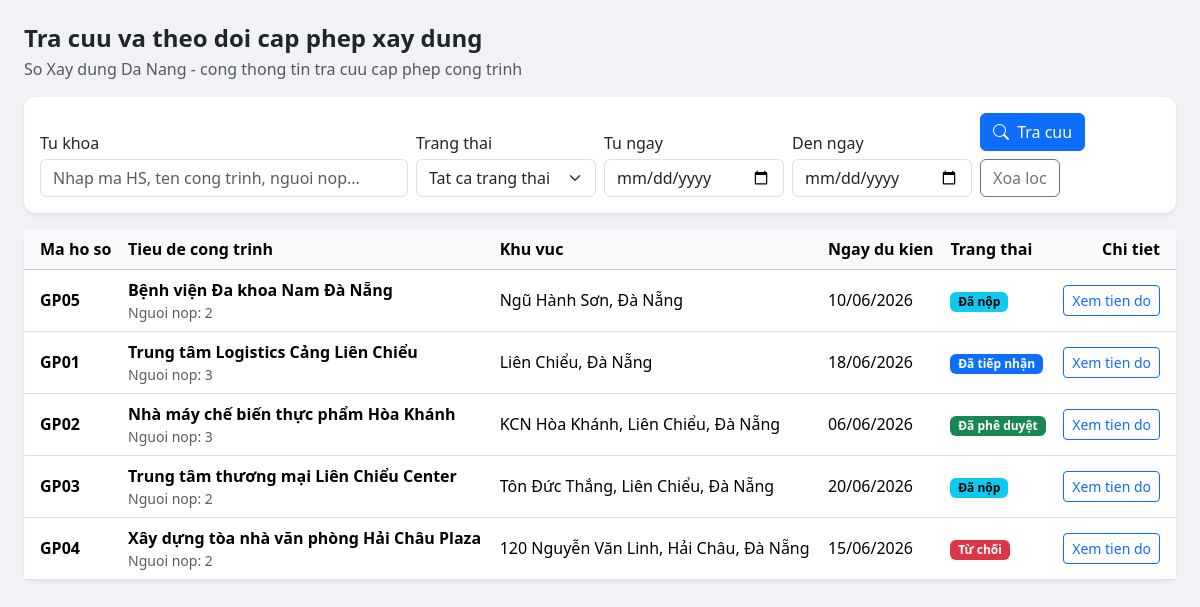
Screenshot of /permits/ with the database file from the repository.
### permits/models.py (models this page shows, shortened)
class ConstructionPermit(models.Model):
    STATUS_CHOICES = [
        ('draft','Nháp'),('submitted','Đã nộp'),('received','Đã tiếp nhận'),
        ('reviewing','Đang xét duyệt'),('additional_required','Cần bổ sung'),
        ('approved','Đã phê duyệt'),('rejected','Từ chối'),
        ('construction','Đang thi công'),('completed','Hoàn thành'),
        ('suspended','Tạm dừng'),
    ]
    permit_number = models.CharField('Số giấy phép', max_length=50, blank=True)
    title = models.CharField('Tiêu đề', max_length=300)
    description = models.TextField('Mô tả công trình')
    applicant = models.ForeignKey(User, on_delete=models.CASCADE, related_name='permit_applications')
    contractor_name = models.CharField('Tên nhà thầu', max_length=200, blank=True)
    location = models.CharField('Địa điểm thi công', max_length=300)
    latitude = models.FloatField(null=True, blank=True)
    longitude = models.FloatField(null=True, blank=True)
    start_date = models.DateField('Ngày bắt đầu', null=True, blank=True)
    end_date = models.DateField('Ngày kết thúc', null=True, blank=True)
    status = models.CharField('Trạng thái', max_length=25, choices=STATUS_CHOICES, default='draft')
    rejection_reason = models.TextField('Lý do từ chối', blank=True)
    additional_required = models.TextField('Yêu cầu bổ sung', blank=True)
    violation_warning = models.TextField('Cảnh báo vi phạm', blank=True)
    assigned_reviewer = models.ForeignKey(User, on_delete=models.SET_NULL, null=True, blank=True, related_name='reviewing_permits')
    approved_by = models.ForeignKey(User, on_delete=models.SET_NULL, null=True, blank=True, related_name='approved_permits')
    impact_assessment = models.TextField('Đánh giá tác động hạ tầng', blank=True)
    progress_report = models.TextField('Báo cáo tiến độ', blank=True)
    created_at = models.DateTimeField(auto_now_add=True)
    updated_at = models.DateTimeField(auto_now=True)
    issued_at = models.DateTimeField(null=True, blank=True)
    class Meta:
        verbose_name = 'Giấy phép thi công'
        verbose_name_plural = 'Giấy phép thi công'
        ordering = ['-created_at']

### permits/views.py (the view)
# urls.py: path('', views.PermitListView.as_view(), name='list'),
class PermitListView(ListView):
    model = ConstructionPermit
    template_name = "permits/list.html"
    context_object_name = "permits"
    paginate_by = 12
    def get_queryset(self):
        queryset = ConstructionPermit.objects.select_related("applicant").order_by("-created_at")
        keyword = self.request.GET.get("q", "").strip()
        status = self.request.GET.get("status", "").strip()
        date_from_raw = self.request.GET.get("date_from", "").strip()
        date_to_raw = self.request.GET.get("date_to", "").strip()
        user = self.request.user
        is_staff_user = user.is_authenticated and (
            user.is_superuser or getattr(user, "is_staff_member", False) or user.is_staff
        )
        if is_staff_user:
            queryset = queryset.exclude(status="draft")
        elif user.is_authenticated:
            queryset = queryset.filter(applicant=user)
        else:
            queryset = queryset.filter(status__in=PUBLIC_STATUSES)
        if keyword:
            queryset = queryset.filter(
                Q(permit_number__icontains=keyword)
                | Q(title__icontains=keyword)
                | Q(applicant__username__icontains=keyword)
            )
        if status:
            queryset = queryset.filter(status=status)
        date_from = parse_date(date_from_raw) if date_from_raw else None
        date_to = parse_date(date_to_raw) if date_to_raw else None
        if date_from:
            queryset = queryset.filter(start_date__gte=date_from)
        if date_to:
            queryset = queryset.filter(start_date__lte=date_to)
        return queryset
    def get_context_data(self, **kwargs):
        context = super().get_context_data(**kwargs)
        context["page_title"] = "Tra cuu va theo doi cap phep xay dung"
        context["search_query"] = self.request.GET.get("q", "")
        context["status_choices"] = ConstructionPermit.STATUS_CHOICES
        context["selected_status"] = self.request.GET.get("status", "")
        context["date_from"] = self.request.GET.get("date_from", "")
        context["date_to"] = self.request.GET.get("date_to", "")
        query_params = self.request.GET.copy()
        query_params.pop("page", None)
        context["current_filters"] = query_params.urlencode()
        context["status_classes"] = {
            "draft": "text-bg-secondary",
            "submitted": "text-bg-info",
            "reviewing": "text-bg-warning",
            "approved": "text-bg-success",
            "rejected": "text-bg-danger",
            "received": "text-bg-primary",
            "additional_required": "text-bg-warning",
            "construction": "text-bg-primary",
            "completed": "text-bg-success",
            "suspended": "text-bg-dark",
        }
        return context

### urban_infra/context_processors.py (called while the page is built)
def global_context(request):
    context = {
        'SYSTEM_NAME': settings.SYSTEM_NAME,
        'SYSTEM_SHORT_NAME': settings.SYSTEM_SHORT_NAME,
        'SYSTEM_VERSION': settings.SYSTEM_VERSION,
    }
    if request.user.is_authenticated:
        from notifications.models import Notification
        context['unread_count'] = Notification.objects.filter(
            recipient=request.user, is_read=False
        ).count()
    return context

### permits/templates/permits/list.html (shortened to what this page needs)
{% extends "base.html" %}
{% block content %}
    <div class="d-flex flex-wrap justify-content-between align-items-center gap-2 mb-3">
        <div>
            <h4 class="fw-bold mb-1">{{ page_title }}</h4>
            <p class="text-muted mb-0">So Xay dung Da Nang - cong thong tin tra cuu cap phep cong trinh</p>
        </div>
    </div>
    <div class="card border-0 shadow-sm mb-3">
        <div class="card-body">
            <form method="get" class="row g-2 align-items-end">
                <div class="col-12 col-md-6 col-lg-4">
                    <label for="q" class="form-label mb-1">Tu khoa</label>
                    <input id="q"
                           type="text"
                           name="q"
                           class="form-control"
                           value="{{ request.GET.q|default:'' }}"
                           placeholder="Nhap ma HS, ten cong trinh, nguoi nop..." />
                </div>
                <div class="col-12 col-md-6 col-lg-2">
                    <label for="status" class="form-label mb-1">Trang thai</label>
                    <select id="status" name="status" class="form-select">
                        <option value="">Tat ca trang thai</option>
                    </select>
                </div>
                <div class="col-12 col-md-6 col-lg-2">
                    <label for="date_from" class="form-label mb-1">Tu ngay</label>
                    <input id="date_from"
                           type="date"
                           name="date_from"
                           class="form-control"
                           value="{{ request.GET.date_from|default:'' }}" />
                </div>
                <div class="col-12 col-md-6 col-lg-2">
                    <label for="date_to" class="form-label mb-1">Den ngay</label>
                    <input id="date_to"
                           type="date"
                           name="date_to"
                           class="form-control"
                           value="{{ request.GET.date_to|default:'' }}" />
                </div>
                <div class="col-12 col-lg-2 d-flex gap-2 flex-wrap">
                    <button type="submit" class="btn btn-primary">
                        <i class="bi bi-search me-1"></i> Tra cuu
                    </button>
                    <a href="{% url 'permits:list' %}" class="btn btn-outline-secondary">Xoa loc</a>
                </div>
            </form>
        </div>
    </div>
    <div class="card border-0 shadow-sm">
        <div class="card-body p-0">
            <div class="table-responsive">
                <table class="table table-hover align-middle mb-0">
                    <thead class="table-light">
                        <tr>
                            <th class="ps-3">Ma ho so</th>
                            <th>Tieu de cong trinh</th>
                            <th>Khu vuc</th>
                            <th>Ngay du kien</th>
                            <th>Trang thai</th>
                            <th class="text-end pe-3">Chi tiet</th>
                        </tr>
                    </thead>
                    <tbody>
                        {% for permit in permits %}
                            <tr>
                                <td class="ps-3 fw-semibold">{{ permit.permit_number|default:"Dang cap so" }}</td>
                                <td>
                                    <div class="fw-semibold">{{ permit.title }}</div>
                                    <div class="small text-muted">Nguoi nop: {{ permit.applicant_id }}</div>
                                </td>
                                <td>{{ permit.location|default:"Da Nang" }}</td>
                                <td>
                                    {% if permit.start_date %}
                                        {{ permit.start_date|date:"d/m/Y" }}
                                    {% else %}
                                        <span class="text-muted">Chua xac dinh</span>
                                    {% endif %}
                                </td>
                                <td>
                                    <span class="badge {% if permit.status == 'draft' %}text-bg-secondary {% elif permit.status == 'submitted' %}text-bg-info {% elif permit.status == 'reviewing' or permit.status == 'additional_required' %}text-bg-warning {% elif permit.status == 'approved' or permit.status == 'completed' %}text-bg-success {% elif permit.status == 'rejected' %}text-bg-danger {% elif permit.status == 'received' or permit.status == 'construction' %}text-bg-primary {% elif permit.status == 'suspended' %}text-bg-dark {% else %}text-bg-secondary {% endif %}">
                                        {{ permit.get_status_display }}
                                    </span>
                                </td>
                                <td class="text-end pe-3">
                                    <a href="{% url 'permits:detail' permit.pk %}"
                                       class="btn btn-outline-primary btn-sm">Xem tien do</a>
                                </td>
                            </tr>
                        {% endfor %}
                    </tbody>
                </table>
            </div>
        </div>
    </div>
{% endblock %}

### templates/base.html (style rules this page uses)
:root { --sidebar-width: 260px; --sidebar-bg: #1a2332; --sidebar-hover: #2c3e55; }
body { font-family: 'Segoe UI', sans-serif; background: #f0f2f5; }
.card { border: none; border-radius: 12px; box-shadow: 0 2px 8px rgba(0,0,0,.06); }

### rows the page displays
ConstructionPermit: permit_number "GP05", title "Bệnh viện Đa khoa Nam Đà Nẵng", applicant_id "2", location "Ngũ Hành Sơn, Đà Nẵng", start_date "10/06/2026", status "Đã nộp"
ConstructionPermit: permit_number "GP01", title "Trung tâm Logistics Cảng Liên Chiểu", applicant_id "3", location "Liên Chiểu, Đà Nẵng", start_date "18/06/2026", status "Đã tiếp nhận"
ConstructionPermit: permit_number "GP02", title "Nhà máy chế biến thực phẩm Hòa Khánh", applicant_id "3", location "KCN Hòa Khánh, Liên Chiểu, Đà Nẵng", start_date "06/06/2026", status "Đã phê duyệt"
ConstructionPermit: permit_number "GP03", title "Trung tâm thương mại Liên Chiểu Center", applicant_id "2", location "Tôn Đức Thắng, Liên Chiểu, Đà Nẵng", start_date "20/06/2026", status "Đã nộp"
ConstructionPermit: permit_number "GP04", title "Xây dựng tòa nhà văn phòng Hải Châu Plaza", applicant_id "2", location "120 Nguyễn Văn Linh, Hải Châu, Đà Nẵng", start_date "15/06/2026", status "Từ chối"

### other values shown
{{ page_title }} "Tra cuu va theo doi cap phep xay dung"
